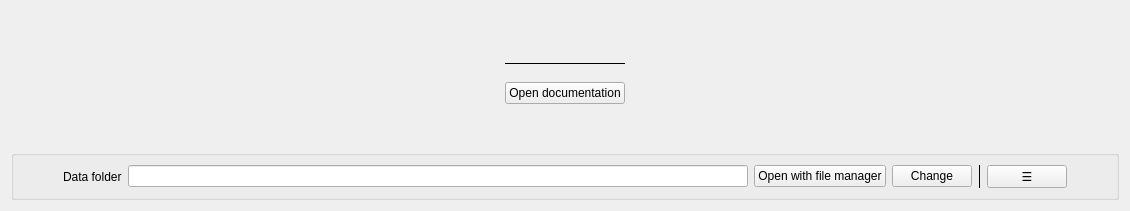
          <widget class="QWidget" name="tab_4">
           <attribute name="title">
            <string>Settings</string>
           </attribute>
           <layout class="QVBoxLayout" name="verticalLayout_9">
            <item>
             <layout class="QHBoxLayout" name="horizontalLayout_22">
              <item>
               <spacer name="horizontalSpacer_11">
                <property name="orientation">
                 <enum>Qt::Horizontal</enum>
                </property>
                <property name="sizeHint" stdset="0">
                 <size>
                  <width>323</width>
                  <height>20</height>
                 </size>
                </property>
               </spacer>
              </item>
              <item>
               <layout class="QVBoxLayout" name="verticalLayout_13">
                <item>
                 <spacer name="verticalSpacer_2">
                  <property name="orientation">
                   <enum>Qt::Vertical</enum>
                  </property>
                  <property name="sizeHint" stdset="0">
                   <size>
                    <width>20</width>
                    <height>40</height>
                   </size>
                  </property>
                 </spacer>
                </item>
                <item>
                 <layout class="QHBoxLayout" name="horizontalLayout_13"/>
                </item>
                <item>
                 <widget class="QLabel" name="label_15">
                  <property name="font">
                   <font>
                    <pointsize>3</pointsize>
                   </font>
                  </property>
                 </widget>
                </item>
                <item>
                 <widget class="HorizontalDivider" name="frame_6">
                  <property name="frameShape">
                   <enum>QFrame::HLine</enum>
                  </property>
                 </widget>
                </item>
                <item>
                 <widget class="QLabel" name="label_14">
                  <property name="font">
                   <font>
                    <pointsize>3</pointsize>
                   </font>
                  </property>
                 </widget>
                </item>
                <item>
                 <layout class="QHBoxLayout" name="horizontalLayout_18">
                  <item>
                   <widget class="QPushButton" name="pushButton_7">
                    <property name="sizePolicy">
                     <sizepolicy hsizetype="Fixed" vsizetype="Fixed">
                      <horstretch>0</horstretch>
                      <verstretch>0</verstretch>
                     </sizepolicy>
                    </property>
                    <property name="text">
                     <string>Open documentation</string>
                    </property>
                   </widget>
                  </item>
                 </layout>
                </item>
                <item>
                 <spacer name="verticalSpacer">
                  <property name="orientation">
                   <enum>Qt::Vertical</enum>
                  </property>
                  <property name="sizeHint" stdset="0">
                   <size>
                    <width>20</width>
                    <height>40</height>
                   </size>
                  </property>
                 </spacer>
                </item>
               </layout>
              </item>
              <item>
               <spacer name="horizontalSpacer_10">
                <property name="orientation">
                 <enum>Qt::Horizontal</enum>
                </property>
                <property name="sizeHint" stdset="0">
                 <size>
                  <width>324</width>
                  <height>20</height>
                 </size>
                </property>
               </spacer>
              </item>
             </layout>
            </item>
            <item>
             <widget class="QGroupBox" name="groupBox_7">
              <layout class="QHBoxLayout" name="horizontalLayout_6">
               <item>
                <layout class="QHBoxLayout" name="horizontalLayout_21">
                 <item>
                  <spacer name="horizontalSpacer_12">
                   <property name="orientation">
                    <enum>Qt::Horizontal</enum>
                   </property>
                   <property name="sizeHint" stdset="0">
                    <size>
                     <width>40</width>
                     <height>20</height>
                    </size>
                   </property>
                  </spacer>
                 </item>
                 <item>
                  <widget class="QLabel" name="label_3">
                   <property name="text">
                    <string>Data folder</string>
                   </property>
                  </widget>
                 </item>
                 <item>
                  <widget class="QLineEdit" name="lineEdit">
                   <property name="sizePolicy">
                    <sizepolicy hsizetype="Fixed" vsizetype="Fixed">
                     <horstretch>0</horstretch>
                     <verstretch>0</verstretch>
                    </sizepolicy>
                   </property>
                   <property name="minimumSize">
                    <size>
                     <width>620</width>
                     <height>0</height>
                    </size>
                   </property>
                   <property name="maximumSize">
                    <size>
                     <width>620</width>
                     <height>16777215</height>
                    </size>
                   </property>
                   <property name="alignment">
                    <set>Qt::AlignCenter</set>
                   </property>
                   <property name="readOnly">
                    <bool>true</bool>
                   </property>
                  </widget>
                 </item>
                 <item>
                  <widget class="QPushButton" name="pushButton_8">
                   <property name="text">
                    <string>Open with file manager</string>
                   </property>
                  </widget>
                 </item>
                 <item>
                  <widget class="QPushButton" name="pushButton_22">
                   <property name="text">
                    <string>Change</string>
                   </property>
                  </widget>
                 </item>
                 <item>
                  <widget class="VerticalDivider" name="frame_22">
                   <property name="frameShape">
                    <enum>QFrame::VLine</enum>
                   </property>
                  </widget>
                 </item>
                 <item>
                  <widget class="QPushButton" name="pushButton_10">
                   <property name="sizePolicy">
                    <sizepolicy hsizetype="Fixed" vsizetype="Fixed">
                     <horstretch>0</horstretch>
                     <verstretch>0</verstretch>
                    </sizepolicy>
                   </property>
                   <property name="text">
                    <string>☰</string>
                   </property>
                  </widget>
                 </item>
                 <item>
                  <spacer name="horizontalSpacer_5">
                   <property name="orientation">
                    <enum>Qt::Horizontal</enum>
                   </property>
                   <property name="sizeHint" stdset="0">
                    <size>
                     <width>40</width>
                     <height>20</height>
                    </size>
                   </property>
                  </spacer>
                 </item>
                </layout>
               </item>
              </layout>
             </widget>
            </item>
           </layout>
          </widget>
